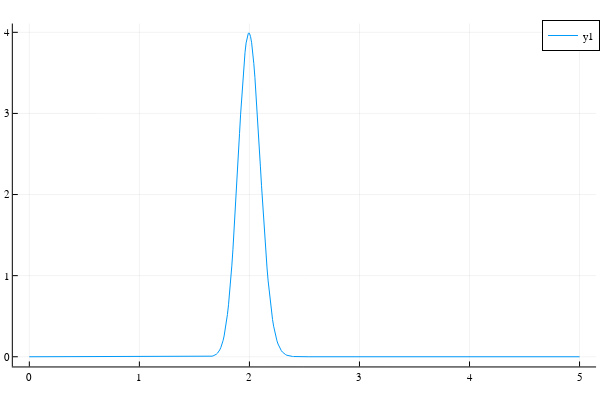

Notebook source saved alongside this figure:
### Code cell
# Try it with mean of 2, sd of 0.1

begin
    shape_int, scale = erlang_params_with_mean_approxsd(2.0, 0.1)
    println("shape = $(shape_int), scale = $(scale)")
    dist = Gamma(shape_int, scale)
    println("mean = $(mean(dist)), sd = $(std(dist))")
    x = 0.0:0.01:5.0
    plot(x, pdf(dist, x))
end

### Figure 1 — Plotly figure (JSON) as saved in the notebook; plotly's stock layout.template omitted (floating-point values rounded to 4 significant figures; data arrays with more than 128 entries replaced by an {"elided": "..."} marker saying what was removed)
{"data": [{"colorbar": {"len": 0.9525, "title": "", "x": 0.9934, "y": 0.5139}, "legendgroup": "y1", "line": {"color": "rgba(0, 154, 250, 1.000)", "dash": "solid", "shape": "linear", "width": 1}, "mode": "lines", "name": "y1", "showlegend": true, "type": "scatter", "x": {"elided": "501 float values"}, "xaxis": "x", "y": {"elided": "501 float values"}, "yaxis": "y"}], "layout": {"annotations": [], "height": 400, "legend": {"bgcolor": "rgba(255, 255, 255, 1.000)", "bordercolor": "rgba(0, 0, 0, 1.000)", "borderwidth": 1, "font": {"color": "rgba(0, 0, 0, 1.000)", "family": "sans-serif", "size": 11}, "title": {"font": {"color": "rgba(0, 0, 0, 1.000)", "family": "sans-serif", "size": 15}, "text": ""}, "tracegroupgap": 0, "traceorder": "normal", "x": 1, "xanchor": "auto", "y": 1, "yanchor": "auto"}, "margin": {"b": 20, "l": 0, "r": 0, "t": 20}, "paper_bgcolor": "rgba(255, 255, 255, 1.000)", "plot_bgcolor": "rgba(255, 255, 255, 1.000)", "showlegend": true, "width": 600, "xaxis": {"anchor": "y", "domain": [0.02138, 0.9934], "gridcolor": "rgba(0, 0, 0, 0.100)", "gridwidth": 0.5, "linecolor": "rgba(0, 0, 0, 1.000)", "mirror": false, "range": [-0.15, 5.15], "showgrid": true, "showline": true, "showticklabels": true, "tickangle": 0, "tickcolor": "rgb(0, 0, 0)", "tickfont": {"color": "rgba(0, 0, 0, 1.000)", "family": "sans-serif", "size": 11}, "tickmode": "array", "ticks": "inside", "ticktext": ["0", "1", "2", "3", "4", "5"], "tickvals": [0, 1, 2, 3, 4, 5], "title": "", "titlefont": {"color": "rgba(0, 0, 0, 1.000)", "family": "sans-serif", "size": 15}, "type": "-", "visible": true, "zeroline": false, "zerolinecolor": "rgba(0, 0, 0, 1.000)"}, "yaxis": {"anchor": "x", "domain": [0.03762, 0.9902], "gridcolor": "rgba(0, 0, 0, 0.100)", "gridwidth": 0.5, "linecolor": "rgba(0, 0, 0, 1.000)", "mirror": false, "range": [-0.1197, 4.108], "showgrid": true, "showline": true, "showticklabels": true, "tickangle": 0, "tickcolor": "rgb(0, 0, 0)", "tickfont": {"color": "rgba(0, 0, 0, 1.000)", "family": "sans-serif", "size": 11}, "tickmode": "array", "ticks": "inside", "ticktext": ["0", "1", "2", "3", "4"], "tickvals": [0, 1, 2, 3, 4], "title": "", "titlefont": {"color": "rgba(0, 0, 0, 1.000)", "family": "sans-serif", "size": 15}, "type": "-", "visible": true, "zeroline": false, "zerolinecolor": "rgba(0, 0, 0, 1.000)"}}}
